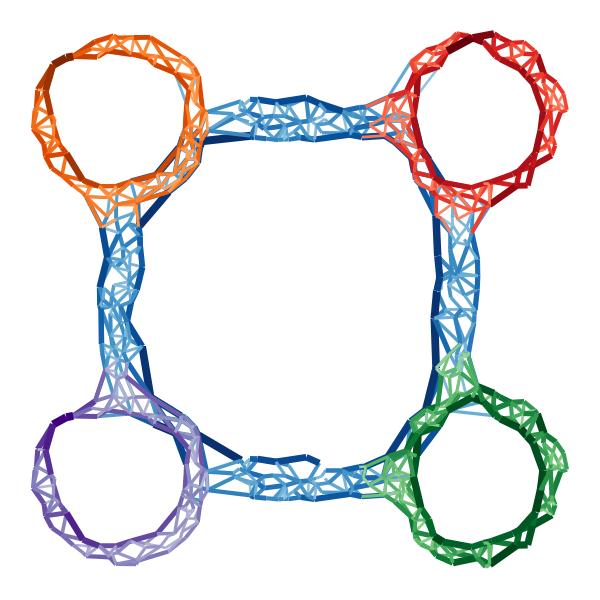

Notebook source saved alongside this figure:
### Markdown cell above
### Weighted harmonic representatives

To compute the topological features, TOPF uses scaled weighted harmonic homology representatives. We can plot the simplices with the contributions using `draw_scaled_vecs = True`. To control the number of simplices drawn, we can adjust the threshold to be drawn `simplex_threshs = (t_1,t_2)` for thresholds in dimensions `1` and `2`, and adjust the maximal number of simplices drawn per feature `max_num_simplices_drawn`. The default are `simplex_threshs = (0.1,0.1)` and `max_num_simplices_Drawn = 750`.

### Code cell
top_features = topf.topf(base_points, draw_scaled_vecs = True)
